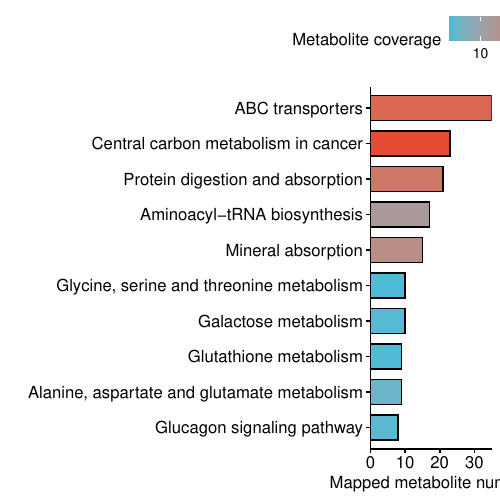

Write R code to recreate this figure.
Pathway <- read.csv("pathway cover.csv")
library(ggpubr)
library(dplyr)
library(ggsci)
library(scales)
color3 = pal_npg()(10)
show_col(color3)
ggbarplot(Pathway[1:10,] %>%
           arrange(., mapped) ,
          x = "Pathway",
          y = "mapped",
          fill = "LogP") +
  scale_y_continuous(expand = c(0,0)) +
  coord_flip() +
  labs(x = "",
       y = "Mapped metabolite number",
       fill = "Metabolite coverage") +
  scale_fill_gradient(low = "#4DBBD5FF", high = "#E64B35FF") 

ggsave("pathway_mapped.pdf", width = 5, height = 5)

